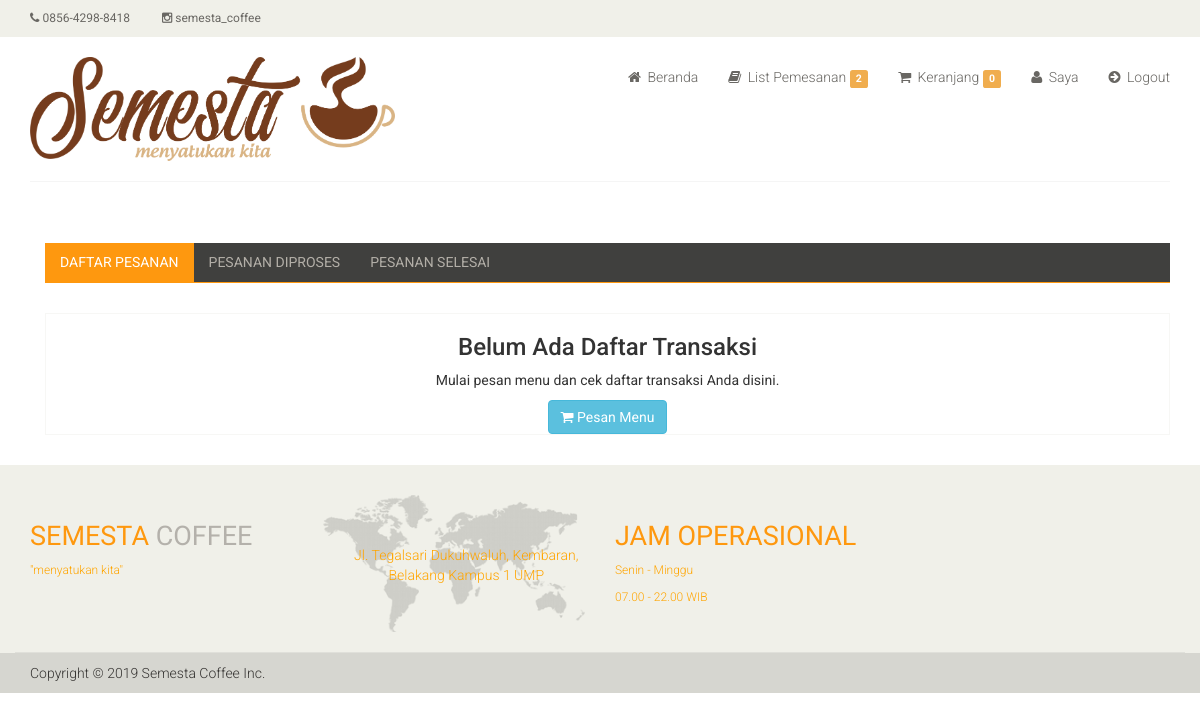
Before: /ee11cbb19052e40b07aac0ca060c23ee/index.php?i=list_pemesanan (signed in) with the older database file.
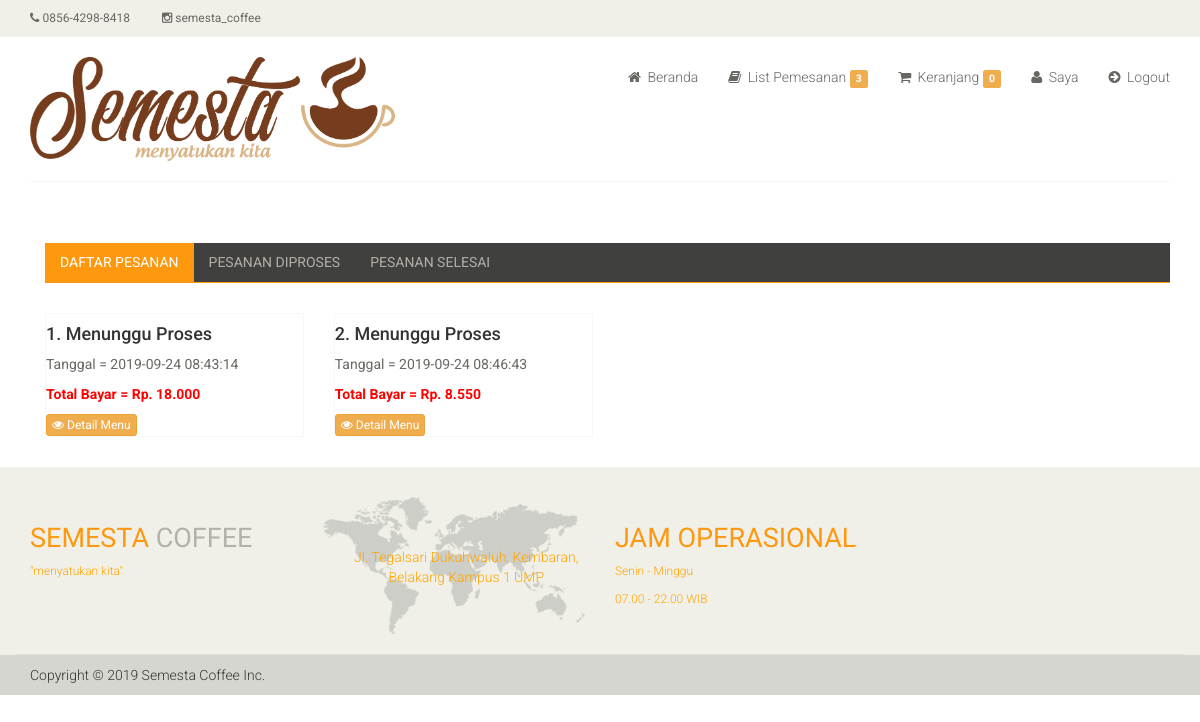
After: the same page with the newer database file.
### tables this page shows
CREATE TABLE `t_pemesanan` (
  `pemesanan_id` int(11) NOT NULL,
  `user_id` int(11) NOT NULL DEFAULT '0',
  `ongkos_kirim` varchar(100) NOT NULL DEFAULT '',
  `id_meja` int(11) NOT NULL,
  `total` varchar(11) NOT NULL DEFAULT '',
  `status_id` int(11) NOT NULL DEFAULT '0',
  `tanggal` datetime NOT NULL DEFAULT '0000-00-00 00:00:00',
  `bukti_pembayaran` varchar(1000) DEFAULT '',
  `jenis_pemesanan_id` int(11) NOT NULL DEFAULT '0'
);

### ee11cbb19052e40b07aac0ca060c23ee/list_pemesanan.php (the view, shortened to what the changed rows need)
<section>
	<div class="container">
		<div class="row">
			<div class="col-sm-12 padding-right">
				<div class="category-tab">
					<div class="col-sm-12">
						<ul class="nav nav-tabs">
							<li class="active"><a href="#pesanan" data-toggle="tab">Daftar Pesanan</a></li>
							<li><a href="#proses" data-toggle="tab">Pesanan Diproses</a></li>
							<li><a href="#selesai" data-toggle="tab">Pesanan Selesai</a></li>
						</ul>
					</div>
					<div class="tab-content">
						<div class="tab-pane fade active in" id="pesanan">
							<?php
							$sqlnum = mysqli_query($koneksi, "SELECT a.*, b.* FROM t_pemesanan a
												  			  LEFT OUTER JOIN t_keranjang b on a.pemesanan_id = b.pemesanan_id
															  WHERE status_id = '2' AND a.user_id = '$_SESSION[id]'");
							$sqldata = mysqli_query($koneksi, "SELECT * FROM t_pemesanan
															   WHERE status_id = '2' AND user_id = '$_SESSION[id]'");
							$num = mysqli_num_rows($sqlnum);
							$no = 1;
							if ($num == 0) {
								?>
								<div class="col-sm-12">
									<div class="product-image-wrapper">
										<div class="single-products">
											<center>
												<h3>Belum Ada Daftar Transaksi</h3>
												<p>Mulai pesan menu dan cek daftar transaksi Anda disini.</p>
												<a href="?i=" class="btn btn-info pull-center"><i class="fa fa-shopping-cart"></i> Pesan Menu</a>
											</center>
										</div>
									</div>
								</div>
								<?php
								} else {
									while ($data = mysqli_fetch_array($sqldata)) {
										?>
									<div class="col-sm-3">
										<div class="product-image-wrapper">
											<div class="single-products">
												<div class="productinfo text-left">
													<h4><?php echo $no ?>. Menunggu Proses</h4>
													<p>Tanggal = <?php echo $data['tanggal'] ?></p>
													<p style="color: red; font-weight: bold;">Total Bayar = Rp. <?php echo number_format($data['total'], 0, ',', '.') ?></p>
													<a href="?i=detail-pemesanan&id=<?php echo $data['pemesanan_id'] ?>" class="btn btn-warning btn-xs pull-left"><i class="fa fa-eye"></i> Detail Menu</a>
												</div>
											</div>
										</div>
									</div>
							<?php
									$no++;
								}
							}
							?>
						</div>
					</div>
				</div>
			</div>
		</div>
	</div>
</section>

### ee11cbb19052e40b07aac0ca060c23ee/index.php (shortened to what the changed rows need)
<?php
require_once("../functions.php");
if (empty($_SESSION['id'])) {
	?>
	<script>
		// window.location = "../";
		// alert("Silahkan Login Terlebih Dahulu!!!");
		Swal.fire({
			title: 'Silahkan login dulu yaa kak,',
			animation: false,
			customClass: {
				popup: 'animated tada'
			},
			text: "",
			type: 'warning',
			showCancelButton: false,
			confirmButtonColor: '#FFA500',
			confirmButtonText: 'Yaa, login'
		}).then((result) => {
			if (result.value) {
				window.location = "../";
			}
		})
	</script>
	<?php
	} else {
		$a = mysqli_query($koneksi, "SELECT * FROM m_user WHERE user_id = '$_SESSION[id]'");
		$h = mysqli_fetch_array($a);
		if ($h['level_id'] != 2) {
			header("Location: ../login_val.php?lv=$h[level_id]");
		} else {
			?>
		<!DOCTYPE html>
		<html lang="en">
		<head>
			<link href="../css/bootstrap.min.css" rel="stylesheet">
			<link href="../css/font-awesome.min.css" rel="stylesheet">
			<link href="../css/prettyPhoto.css" rel="stylesheet">
			<link href="../css/price-range.css" rel="stylesheet">
			<link href="../css/animate.css" rel="stylesheet">
			<link href="../css/main.css" rel="stylesheet">
			<link href="../css/responsive.css" rel="stylesheet">
		</head>
		<body>
			<header id="header">
				<div class="header_top">
					<div class="container">
						<div class="row">
							<div class="col-sm-6">
								<div class="contactinfo">
									<ul class="nav nav-pills">
										<li><a href="#"><i class="fa fa-phone"></i> 0856-4298-8418</a></li>
										<li><a href="https://www.instagram.com/semesta_coffee/" target="_blank"><i class="fa fa-instagram"></i> semesta_coffee</a></li>
									</ul>
								</div>
							</div>
						</div>
					</div>
				</div>
				<div class="header-middle">
					<div class="container">
						<div class="row">
							<div class="col-sm-4">
								<div class="logo pull-left">
									<a href="?i="><img class="img img-responsive" src="../images/logo_header.png" width="390" height="95"></a>
								</div>
							</div>
							<div class="col-sm-8">
								<div class="shop-menu pull-right">
									<ul class="nav navbar-nav">
										<?php
												$sker = mysqli_query($koneksi, "SELECT * FROM t_keranjang WHERE user_id = '$_SESSION[id]' AND pemesanan_id = '0'");
												$nker = mysqli_num_rows($sker);
												$sker1 = mysqli_query($koneksi, "SELECT * FROM t_pemesanan a WHERE a.status_id < '5' AND a.user_id = '$_SESSION[id]'");
												$nker1 = mysqli_num_rows($sker1);
												?>
										<li><a href="?i=beranda"><i class="fa fa-home"></i> Beranda</a></li>
										<li><a href="?i=list_pemesanan"><i class="fa fa-book"></i> List Pemesanan
												<span class="label label-warning"><?php echo $nker1 ?></span></a></li>
										<li><a href="?i=keranjang"><i class="fa fa-shopping-cart"></i> Keranjang
												<span class="label label-warning"><?php echo $nker ?></span></a></li>
										<li><a href="?i=saya"><i class="fa fa-user"></i> Saya</a></li>
										<li><a href="../logout.php"><i class="fa  fa-arrow-circle-right"></i> Logout</a></li>
									</ul>
								</div>
							</div>
						</div>
					</div>
				</div>
				<div class="header-bottom">
					<div class="container">
						<div class="row">
							<div class="col-sm-9">
							</div>
							<div class="col-sm-3">
							</div>
						</div>
					</div>
				</div>
			</header>
			<?php
					switch ($_GET['i']) {
							?>
				<?php
						case 'list_pemesanan':
							require_once('list_pemesanan.php');
							break;
							?>
				<?php
					}
					?>
				<footer id="footer">
					<div class="footer-top">
						<div class="container">
							<div class="row">
								<div class="col-sm-3">
									<div class="companyinfo">
										<h2><span>Semesta</span> Coffee</h2>
										<p style="color: orange;">"menyatukan kita"</p>
									</div>
								</div>
								<div class="col-sm-3">
									<div class="address">
										<img src="../images/home/map.png" alt="" />
										<p style="text-align:center; color: orange;">Jl. Tegalsari Dukuhwaluh, Kembaran, Belakang Kampus 1 UMP</p>
									</div>
								</div>
								<div class="col-sm-3">
									<div class="companyinfo">
										<h2><span>Jam Operasional</span></h2>
										<p style="color: orange;">Senin - Minggu</p>
										<p style="color: orange;">07.00 - 22.00 WIB</p>
									</div>
								</div>
							</div>
						</div>
					</div>
					<div class="footer-bottom">
						<div class="container">
							<div class="row">
								<p class="pull-left">Copyright © 2019 Semesta Coffee Inc.</p>
							</div>
						</div>
					</div>
				</footer>
		</body>
		</html>
<?php
	}
}
?>

Changed rows visible on the page:
now on this page (row edited): t_pemesanan: tanggal "2019-09-24 08:43:14", total "18.000"
now on this page (row edited): t_pemesanan: tanggal "2019-09-24 08:46:43", total "8.550"
Other visible differences:
$nker1: "2" → "3"
text no longer shown: "Belum Ada Daftar Transaksi Mulai pesan menu dan cek daftar transaksi Anda disini. Pesan Menu"
